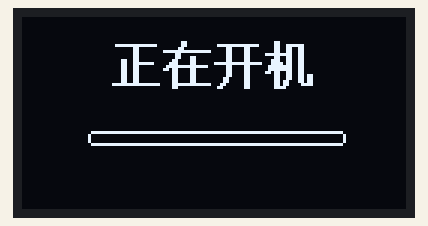
This sketch was run on a simulated ESP32. Parts: 128×64 one-colour display.

Above: at 1.1 s.
At 2.1 s:
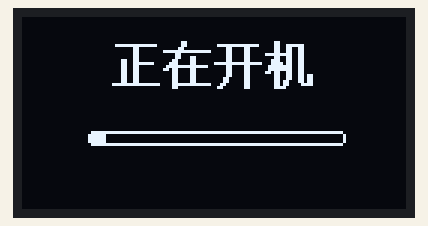
At 3.2 s:
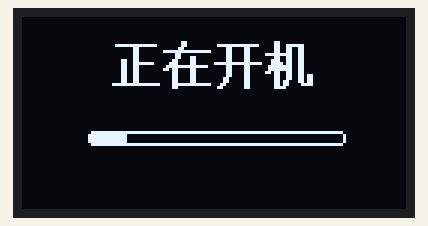
At 6.2 s:
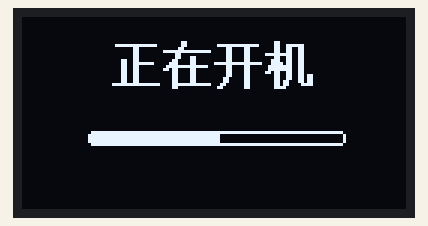
At 8.3 s:
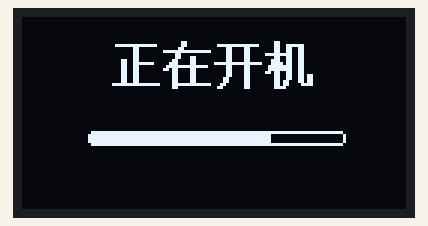
At 11.4 s:
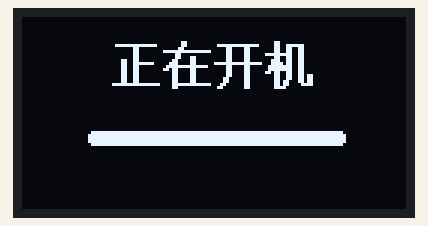

Measured:
- by itself, everything shown: repeats every 11.3 s, in 11 steps
- what the display in image 0 shows lasts 1.0 s, from 1.1 s to 2.1 s

The sketch:

0.96oled.ino
```cpp
/*
 * @Author: CuiYao
 * @Date: 2021-07-15 10:27:39
 * @Last Modified by: CuiYao
 * @Last Modified time: 2021-07-15 10:29:39
 */

#include <SPI.h>
#include <Wire.h>
#include <Adafruit_GFX.h>
#include <Adafruit_SSD1306.h>
#include "imagedata.h"

#define SDA_PIN 2
#define SCL_PIN 14

#define OLED_RESET 4


#define SCREEN_WIDTH  128
#define SCREEN_HEIGHT 64

Adafruit_SSD1306 display(SCREEN_WIDTH, SCREEN_HEIGHT, &Wire, OLED_RESET);
/*************************************************************************************
 * 使用取模软件：PCTOLCD 2002完美版
 * 取模方式为：阴码，逐行式，顺序
 * 字体：32X32 仿宋
 * 图标：60X60
**************************************************************************************/

static const unsigned char PROGMEM qintian[] =
{
//晴，天
0x00,0x00,0x00,0x00,0x00,0x00,0x00,0x00,0x00,0x00,0x00,0x00,0x00,0x00,0x00,0x00,0x00,0x00,0x00,0x00,0x00,0x00,0x00,0x00,0x00,0x00,0x00,0x00,0x00,0x00,0x00,0x00,
0x00,0x00,0x00,0xFF,0x80,0x00,0x00,0x00,0x00,0x00,0x07,0xFF,0xF8,0x00,0x00,0x00,0x00,0x00,0x1F,0xFF,0xFE,0x00,0x00,0x00,0x00,0x00,0x7F,0xFF,0xFF,0x00,0x00,0x00,
0x00,0x01,0xFF,0xFF,0xFF,0xC0,0x00,0x00,0x00,0x03,0xFF,0xFF,0xFF,0xE0,0x00,0x00,0x00,0x07,0xFF,0xFF,0xFF,0xF8,0x00,0x00,0x00,0x0F,0xFF,0xFF,0xFF,0xFC,0x00,0x00,
0x00,0x1F,0xFF,0xFF,0xFF,0xFE,0x00,0x00,0x00,0x3F,0xFF,0xFF,0xFF,0xFF,0x00,0x00,0x00,0x7F,0xFF,0xFF,0xFF,0xFF,0x00,0x00,0x00,0xFF,0xFF,0xFF,0xFF,0xFF,0x80,0x00,
0x00,0xFF,0xFF,0xFF,0xFF,0xFF,0xC0,0x00,0x01,0xFF,0xFF,0xFF,0xFF,0xFF,0xC0,0x00,0x01,0xFF,0xFF,0xFF,0xFF,0xFF,0xE0,0x00,0x01,0xFF,0xFF,0xFF,0xFF,0xFF,0xE0,0x00,
0x01,0xFF,0xFF,0xFF,0xFF,0xFF,0xF0,0x00,0x03,0xFF,0xFF,0xFF,0xFF,0xFF,0xF0,0x00,0x03,0xFF,0xFF,0xFF,0xFF,0xFF,0xF0,0x00,0x03,0xFF,0xFF,0xFF,0xFF,0xFF,0xF8,0x00,
0x03,0xFF,0xFF,0xFF,0xFF,0xFF,0xF8,0x00,0x03,0xFF,0xFF,0xFF,0xFF,0xFF,0xF8,0x00,0x07,0xFF,0xFF,0xFF,0xFF,0xFF,0xF8,0x00,0x07,0xFF,0xFF,0xFF,0xFF,0xFF,0xF8,0x00,
0x07,0xFF,0xFF,0xFF,0xFF,0xFF,0xF8,0x00,0x07,0xFF,0xFF,0xFF,0xFF,0xFF,0xF8,0x00,0x07,0xFF,0xFF,0xFF,0xFF,0xFF,0xF8,0x00,0x03,0xFF,0xFF,0xFF,0xFF,0xFF,0xF8,0x00,
0x03,0xFF,0xFF,0xFF,0xFF,0xFF,0xF8,0x00,0x03,0xFF,0xFF,0xFF,0xFF,0xFF,0xF8,0x00,0x03,0xFF,0xFF,0xFF,0xFF,0xFF,0xF0,0x00,0x03,0xFF,0xFF,0xFF,0xFF,0xFF,0xF0,0x00,
0x01,0xFF,0xFF,0xFF,0xFF,0xFF,0xF0,0x00,0x01,0xFF,0xFF,0xFF,0xFF,0xFF,0xE0,0x00,0x01,0xFF,0xFF,0xFF,0xFF,0xFF,0xE0,0x00,0x01,0xFF,0xFF,0xFF,0xFF,0xFF,0xC0,0x00,
0x00,0xFF,0xFF,0xFF,0xFF,0xFF,0xC0,0x00,0x00,0xFF,0xFF,0xFF,0xFF,0xFF,0x80,0x00,0x00,0x7F,0xFF,0xFF,0xFF,0xFF,0x80,0x00,0x00,0x3F,0xFF,0xFF,0xFF,0xFF,0x00,0x00,
0x00,0x3F,0xFF,0xFF,0xFF,0xFE,0x00,0x00,0x00,0x1F,0xFF,0xFF,0xFF,0xFC,0x00,0x00,0x00,0x0F,0xFF,0xFF,0xFF,0xF8,0x00,0x00,0x00,0x03,0xFF,0xFF,0xFF,0xF0,0x00,0x00,
0x00,0x01,0xFF,0xFF,0xFF,0xE0,0x00,0x00,0x00,0x00,0xFF,0xFF,0xFF,0x80,0x00,0x00,0x00,0x00,0x3F,0xFF,0xFE,0x00,0x00,0x00,0x00,0x00,0x07,0xFF,0xFC,0x00,0x00,0x00,
0x00,0x00,0x01,0xFF,0xE0,0x00,0x00,0x00,0x00,0x00,0x00,0x00,0x00,0x00,0x00,0x00,0x00,0x00,0x00,0x00,0x00,0x00,0x00,0x00,0x00,0x00,0x00,0x00,0x00,0x00,0x00,0x00,
0x00,0x00,0x00,0x00,0x00,0x00,0x00,0x00,0x00,0x00,0x00,0x00,0x00,0x00,0x00,0x00,0x00,0x00,0x00,0x00,0x00,0x00,0x00,0x00,0x00,0x00,0x00,0x00,0x00,0x00,0x00,0x00,
};
static const unsigned char PROGMEM yintian[] =
{
//阴，天
0x00,0x00,0x00,0x00,0x00,0x00,0x00,0x00,0x00,0x00,0x00,0x00,0x00,0x00,0x00,0x00,0x00,0x00,0x00,0x00,0x00,0x00,0x00,0x00,0x00,0x00,0x00,0x00,0x00,0x00,0x00,0x00,
0x00,0x00,0x00,0x00,0x00,0x00,0x00,0x00,0x00,0x00,0x00,0x00,0x00,0x00,0x00,0x00,0x00,0x00,0x00,0x00,0x00,0x00,0x00,0x00,0x00,0x00,0x00,0x00,0x00,0x00,0x00,0x00,
0x00,0x00,0x00,0x00,0x00,0x00,0x00,0x00,0x00,0x00,0x00,0x00,0x00,0x00,0x00,0x00,0x00,0x00,0x00,0x00,0x00,0x00,0x1F,0x80,0x00,0x00,0x00,0x00,0x00,0x00,0x00,0xFF,
0xF0,0x00,0x00,0x00,0x00,0x00,0x00,0x03,0xFF,0xFC,0x00,0x00,0x00,0x00,0x00,0x00,0x07,0xFF,0xFE,0x00,0x00,0x00,0x00,0x00,0x00,0x1F,0xFF,0xFF,0x00,0x00,0x00,0x00,
0x0F,0x80,0x1F,0xFF,0xFF,0x80,0x00,0x00,0x00,0x3F,0xF0,0x3F,0xFF,0xFF,0xC0,0x00,0x00,0x00,0x7F,0xF8,0x7F,0xFF,0xFF,0xC0,0x00,0x00,0x00,0xFF,0xFC,0x7F,0xFF,0xFF,
0xE0,0x00,0x00,0x01,0xFF,0xFE,0xFF,0xFF,0xFF,0xE0,0x00,0x00,0x03,0xFF,0xFF,0xFF,0xFF,0xFF,0xF0,0x00,0x00,0x03,0xFF,0xFF,0xFF,0xFF,0xFF,0xF0,0x00,0x00,0x07,0xFF,
0xFF,0xFF,0xFF,0xFF,0xF0,0x00,0x00,0x07,0xFF,0xFF,0xFF,0xFF,0xFF,0xF0,0x00,0x00,0x0F,0xFF,0xFF,0xFF,0xFF,0xFF,0xF8,0x00,0x00,0x0F,0xFF,0xFF,0xFF,0xFF,0xFF,0xF8,
0x00,0x00,0x0F,0xFF,0xFF,0xFF,0xFF,0xFF,0xF0,0x00,0x00,0x1F,0xFF,0xFF,0xFF,0xFF,0xFF,0xF0,0x00,0x00,0x3F,0xFF,0xFF,0xFF,0xFF,0xFF,0xF8,0x00,0x00,0x7F,0xFF,0xFF,
0xFF,0xFF,0xFF,0xFC,0x00,0x00,0xFF,0xFF,0xFF,0xFF,0xFF,0xFF,0xFE,0x00,0x00,0xFF,0xFF,0xFF,0xFF,0xFF,0xFF,0xFF,0x00,0x01,0xFF,0xFF,0xFF,0xFF,0xFF,0xFF,0xFF,0x00,
0x01,0xFF,0xFF,0xFF,0xFF,0xFF,0xFF,0xFF,0x00,0x03,0xFF,0xFF,0xFF,0xFF,0xFF,0xFF,0xFF,0x00,0x03,0xFF,0xFF,0xFF,0xFF,0xFF,0xFF,0xFF,0x00,0x03,0xFF,0xFF,0xFF,0xFF,
0xFF,0xFF,0xFF,0x00,0x07,0xFF,0xFF,0xFF,0xFF,0xFF,0xFF,0xFF,0x00,0x03,0xFF,0xFF,0xFF,0xFF,0xFF,0xFF,0xFE,0x00,0x03,0xFF,0xFF,0xFF,0xFF,0xFF,0xFF,0xFE,0x00,0x03,
0xFF,0xFF,0xFF,0xFF,0xFF,0xFF,0xFC,0x00,0x01,0xFF,0xFF,0xFF,0xFF,0xFF,0xFF,0xFC,0x00,0x01,0xFF,0xFF,0xFF,0xFF,0xFF,0xFF,0xF8,0x00,0x00,0xFF,0xFF,0xFF,0xFF,0xFF,
0xFF,0xF0,0x00,0x00,0x3F,0xFF,0xFF,0xFF,0xFF,0xFF,0xE0,0x00,0x00,0x00,0x00,0x00,0x00,0x00,0x00,0x00,0x00,0x00,0x00,0x00,0x00,0x00,0x00,0x00,0x00,0x00,0x00,0x00,
0x00,0x00,0x00,0x00,0x00,0x00,0x00,0x00,0x00,0x00,0x00,0x00,0x00,0x00,0x00,0x00,0x00,0x00,0x00,0x00,0x00,0x00,0x00,0x00,0x00,0x00,0x00,0x00,0x00,0x00,0x00,0x00,
0x00,0x00,0x00,0x00,0x00,0x00,0x00,0x00,0x00,0x00,0x00,0x00,0x00,0x00,0x00,0x00,0x00,0x00,0x00,0x00,0x00,0x00,0x00,0x00,0x00,0x00,0x00,0x00,0x00,0x00,0x00,0x00,
0x00,0x00,0x00,0x00,0x00,0x00,0x00,0x00,0x00,0x00,0x00,0x00,0x00,0x00,0x00,0x00,0x00,0x00,0x00,0x00,0x00,0x00,0x00,0x00,0x00,0x00,0x00,0x00,0x00,0x00,0x00,0x00,
0x00,0x00,0x00,0x00,0x00,0x00,0x00,0x00,0x00,0x00,0x00,0x00,0x00,0x00,0x00,0x00,0x00,0x00,0x00,0x00,0x00,0x00,0x00,0x00,0x00,0x00,0x00,0x00,0x00,0x00,0x00,0x00,
};
static const unsigned char PROGMEM duoyun[] =
{
//多，云
0x00,0x00,0x00,0x00,0x00,0x00,0x00,0x00,0x00,0x00,0x00,0x00,0x00,0x00,0x00,0x00,0x00,0x00,0x00,0x00,0x00,0x00,0x00,0x00,0x00,0x00,0x00,0x00,0x00,0x00,0x00,0x00,
0x00,0x00,0x00,0x00,0x00,0x00,0x00,0x00,0x00,0x00,0x00,0x00,0x00,0x00,0x00,0x00,0x00,0x00,0x00,0x00,0x00,0x00,0x00,0x00,0x00,0x00,0x00,0x00,0x1F,0xE0,0x00,0x00,
0x00,0x00,0x00,0x00,0xFF,0xF8,0x00,0x00,0x00,0x00,0x00,0x03,0xFF,0xFE,0x00,0x00,0x00,0x00,0x00,0x07,0xFF,0xFF,0x80,0x00,0x00,0x00,0x00,0x0F,0xFF,0xFF,0xC0,0x00,
0x00,0x00,0x00,0x1F,0xFF,0xFF,0xE0,0x00,0x00,0x00,0x00,0x3F,0xFF,0xFF,0xE0,0x00,0x00,0x00,0x00,0x3F,0xFF,0xFF,0xF0,0x00,0x00,0x00,0x00,0x7F,0xFF,0xFF,0xF8,0x00,
0x00,0x00,0x00,0xFF,0xFF,0xFF,0xF8,0x00,0x00,0x00,0x00,0xFF,0xFF,0xFF,0xFC,0x00,0x00,0x00,0x01,0xFF,0xFF,0xFF,0xFC,0x00,0x00,0x00,0x01,0xFF,0xFF,0xFF,0xFC,0x00,
0x00,0x00,0x01,0xFF,0xFF,0xFF,0xFE,0x00,0x00,0x00,0x01,0xFF,0xFF,0xFF,0xFE,0x00,0x00,0x00,0x03,0xFF,0xFF,0xFF,0xFE,0x00,0x00,0x00,0x03,0xFF,0xFF,0xFF,0xFE,0x00,
0x00,0x03,0x83,0xFF,0xFF,0xFF,0xFE,0x00,0x00,0x0F,0xE3,0xFF,0xFF,0xFF,0xFE,0x00,0x00,0x1F,0xFB,0xFF,0xFF,0xFF,0xFE,0x00,0x00,0x3F,0xFF,0xFF,0xFF,0xFF,0xFE,0x00,
0x00,0x7F,0xFF,0xFF,0xFF,0xFF,0xFE,0x00,0x00,0xFF,0xFF,0xFF,0xFF,0xFF,0xFE,0x00,0x00,0xFF,0xFF,0xFF,0xFF,0xFF,0xFE,0x00,0x00,0xFF,0xFF,0xFF,0xFF,0xFF,0xFE,0x00,
0x00,0xFF,0xFF,0xFF,0xFF,0xFF,0xFC,0x00,0x00,0xFF,0xFF,0xFF,0xFF,0xFF,0xFC,0x00,0x00,0xFF,0xFF,0xFF,0xFF,0xFF,0xFC,0x00,0x03,0xFF,0xFF,0xFF,0xFF,0xFF,0xF8,0x00,
0x07,0xFF,0xFF,0xFF,0xFF,0xFF,0xF0,0x00,0x0F,0xFF,0xFF,0xFF,0xFF,0xFF,0xF0,0x00,0x0F,0xFF,0xFF,0xFF,0xFF,0xFF,0xE0,0x00,0x1F,0xFF,0xFF,0xFF,0xFF,0xFF,0xC0,0x00,
0x1F,0xFF,0xFF,0xFF,0xFF,0xFF,0x80,0x00,0x1F,0xFF,0xFF,0xFF,0xFF,0xFF,0x80,0x00,0x1F,0xFF,0xFF,0xFF,0xFF,0xFF,0x80,0x00,0x1F,0xFF,0xFF,0xFF,0xFF,0xFF,0x80,0x00,
0x1F,0xFF,0xFF,0xFF,0xFF,0xFF,0x00,0x00,0x0F,0xFF,0xFF,0xFF,0xFF,0xFF,0x00,0x00,0x0F,0xFF,0xFF,0xFF,0xFF,0xFE,0x00,0x00,0x07,0xFF,0xFF,0xFF,0xFF,0xFE,0x00,0x00,
0x03,0xFF,0xFF,0xFF,0xFF,0xF8,0x00,0x00,0x00,0x00,0x00,0x00,0x00,0x00,0x00,0x00,0x00,0x00,0x00,0x00,0x00,0x00,0x00,0x00,0x00,0x00,0x00,0x00,0x00,0x00,0x00,0x00,
0x00,0x00,0x00,0x00,0x00,0x00,0x00,0x00,0x00,0x00,0x00,0x00,0x00,0x00,0x00,0x00,0x00,0x00,0x00,0x00,0x00,0x00,0x00,0x00,0x00,0x00,0x00,0x00,0x00,0x00,0x00,0x00,
0x00,0x00,0x00,0x00,0x00,0x00,0x00,0x00,0x00,0x00,0x00,0x00,0x00,0x00,0x00,0x00,0x00,0x00,0x00,0x00,0x00,0x00,0x00,0x00,0x00,0x00,0x00,0x00,0x00,0x00,0x00,0x00,
};
static const unsigned char PROGMEM xiaoyu[] =
{
//小，雨
0x00,0x00,0x00,0x00,0x00,0x00,0x00,0x00,0x00,0x00,0x00,0x00,0x00,0x00,0x00,0x00,0x00,0x00,0x00,0x00,0x00,0x00,0x00,0x00,0x00,0x00,0x00,0x00,0x00,0x00,0x00,0x00,
0x00,0x00,0x00,0x00,0x00,0x00,0x00,0x00,0x00,0x00,0x00,0x00,0x00,0x00,0x00,0x00,0x00,0x00,0x00,0x00,0x00,0x00,0x00,0x00,0x00,0x00,0x00,0x00,0x00,0x00,0x00,0x00,
0x00,0x00,0x00,0x00,0x00,0x00,0x00,0x00,0x00,0x00,0x00,0x00,0x1F,0xC0,0x00,0x00,0x00,0x00,0x00,0x00,0xFF,0xF0,0x00,0x00,0x00,0x00,0x00,0x03,0xFF,0xFC,0x00,0x00,
0x00,0x00,0x00,0x07,0xFF,0xFE,0x00,0x00,0x00,0x00,0xF0,0x0F,0xFF,0xFF,0x00,0x00,0x00,0x03,0xFE,0x1F,0xFF,0xFF,0x80,0x00,0x00,0x0F,0xFF,0x1F,0xFF,0xFF,0xC0,0x00,
0x00,0x1F,0xFF,0xBF,0xFF,0xFF,0xC0,0x00,0x00,0x1F,0xFF,0xFF,0xFF,0xFF,0xC0,0x00,0x00,0x3F,0xFF,0xFF,0xFF,0xFF,0xE0,0x00,0x00,0x3F,0xFF,0xFF,0xFF,0xFF,0xE0,0x00,
0x00,0x7F,0xFF,0xFF,0xFF,0xFF,0xE0,0x00,0x00,0x7F,0xFF,0xFF,0xFF,0xFF,0xE0,0x00,0x00,0x7F,0xFF,0xFF,0xFF,0xFF,0xE0,0x00,0x00,0x7F,0xFF,0xFF,0xFF,0xFF,0xE0,0x00,
0x01,0xFF,0xFF,0xFF,0xFF,0xFF,0xE0,0x00,0x03,0xFF,0xFF,0xFF,0xFF,0xFF,0xF0,0x00,0x07,0xFF,0xFF,0xFF,0xFF,0xFF,0xF8,0x00,0x07,0xFF,0xFF,0xFF,0xFF,0xFF,0xFC,0x00,
0x0F,0xFF,0xFF,0xFF,0xFF,0xFF,0xFC,0x00,0x0F,0xFF,0xFF,0xFF,0xFF,0xFF,0xFC,0x00,0x0F,0xFF,0xFF,0xFF,0xFF,0xFF,0xFC,0x00,0x0F,0xFF,0xFF,0xFF,0xFF,0xFF,0xFC,0x00,
0x0F,0xFF,0xFF,0xFF,0xFF,0xFF,0xFC,0x00,0x0F,0xFF,0xFF,0xFF,0xFF,0xFF,0xFC,0x00,0x07,0xFF,0xFF,0xFF,0xFF,0xFF,0xFC,0x00,0x07,0xFF,0xFF,0xFF,0xFF,0xFF,0xF8,0x00,
0x03,0xFF,0xFF,0xFF,0xFF,0xFF,0xF0,0x00,0x00,0xFF,0xFF,0xFF,0xFF,0xFF,0xE0,0x00,0x00,0x00,0x00,0x00,0x00,0x00,0x00,0x00,0x00,0x00,0x00,0x00,0x00,0x00,0x00,0x00,
0x00,0x00,0x00,0x00,0x00,0x00,0x00,0x00,0x00,0x00,0x00,0x00,0x00,0x00,0x00,0x00,0x00,0x00,0x00,0x00,0x00,0x00,0x00,0x00,0x00,0x00,0x00,0x00,0x00,0x00,0x00,0x00,
0x00,0x00,0x00,0x00,0x00,0x00,0x00,0x00,0x00,0x00,0x00,0x04,0x00,0x00,0x00,0x00,0x00,0x00,0x00,0x0C,0x00,0x00,0x00,0x00,0x00,0x00,0x00,0x1E,0x00,0x00,0x00,0x00,
0x00,0x00,0x00,0x1F,0x00,0x00,0x00,0x00,0x00,0x00,0x00,0x1F,0x00,0x00,0x00,0x00,0x00,0x00,0x00,0x1F,0x00,0x00,0x00,0x00,0x00,0x00,0x00,0x1E,0x00,0x00,0x00,0x00,
0x00,0x00,0x00,0x00,0x00,0x00,0x00,0x00,0x00,0x00,0x00,0x00,0x00,0x00,0x00,0x00,0x00,0x00,0x00,0x00,0x00,0x00,0x00,0x00,0x00,0x00,0x00,0x00,0x00,0x00,0x00,0x00,
0x00,0x00,0x00,0x00,0x00,0x00,0x00,0x00,0x00,0x00,0x00,0x00,0x00,0x00,0x00,0x00,0x00,0x00,0x00,0x00,0x00,0x00,0x00,0x00,0x00,0x00,0x00,0x00,0x00,0x00,0x00,0x00,
};
static const unsigned char PROGMEM zhongyu[] =
{
//中，雨
0x00,0x00,0x00,0x00,0x00,0x00,0x00,0x00,0x00,0x00,0x00,0x00,0x00,0x00,0x00,0x00,0x00,0x00,0x00,0x00,0x00,0x00,0x00,0x00,0x00,0x00,0x00,0x00,0x00,0x00,0x00,0x00,
0x00,0x00,0x00,0x00,0x00,0x00,0x00,0x00,0x00,0x00,0x00,0x00,0x00,0x00,0x00,0x00,0x00,0x00,0x00,0x00,0x00,0x00,0x00,0x00,0x00,0x00,0x00,0x00,0x00,0x00,0x00,0x00,
0x00,0x00,0x00,0x00,0x00,0x00,0x00,0x00,0x00,0x00,0x00,0x00,0x02,0x00,0x00,0x00,0x00,0x00,0x00,0x00,0x7F,0xE0,0x00,0x00,0x00,0x00,0x00,0x01,0xFF,0xF8,0x00,0x00,
0x00,0x00,0x00,0x03,0xFF,0xFE,0x00,0x00,0x00,0x00,0x00,0x07,0xFF,0xFF,0x00,0x00,0x00,0x01,0xF8,0x0F,0xFF,0xFF,0x80,0x00,0x00,0x07,0xFC,0x1F,0xFF,0xFF,0x80,0x00,
0x00,0x1F,0xFF,0x1F,0xFF,0xFF,0xC0,0x00,0x00,0x1F,0xFF,0xBF,0xFF,0xFF,0xC0,0x00,0x00,0x3F,0xFF,0xBF,0xFF,0xFF,0xE0,0x00,0x00,0x7F,0xFF,0xFF,0xFF,0xFF,0xE0,0x00,
0x00,0x7F,0xFF,0xFF,0xFF,0xFF,0xE0,0x00,0x00,0x7F,0xFF,0xFF,0xFF,0xFF,0xE0,0x00,0x00,0x7F,0xFF,0xFF,0xFF,0xFF,0xF0,0x00,0x00,0x7F,0xFF,0xFF,0xFF,0xFF,0xF0,0x00,
0x00,0x7F,0xFF,0xFF,0xFF,0xFF,0xE0,0x00,0x01,0xFF,0xFF,0xFF,0xFF,0xFF,0xE0,0x00,0x07,0xFF,0xFF,0xFF,0xFF,0xFF,0xF8,0x00,0x0F,0xFF,0xFF,0xFF,0xFF,0xFF,0xFC,0x00,
0x0F,0xFF,0xFF,0xFF,0xFF,0xFF,0xFC,0x00,0x1F,0xFF,0xFF,0xFF,0xFF,0xFF,0xFE,0x00,0x1F,0xFF,0xFF,0xFF,0xFF,0xFF,0xFE,0x00,0x1F,0xFF,0xFF,0xFF,0xFF,0xFF,0xFE,0x00,
0x1F,0xFF,0xFF,0xFF,0xFF,0xFF,0xFE,0x00,0x1F,0xFF,0xFF,0xFF,0xFF,0xFF,0xFE,0x00,0x0F,0xFF,0xFF,0xFF,0xFF,0xFF,0xFC,0x00,0x0F,0xFF,0xFF,0xFF,0xFF,0xFF,0xFC,0x00,
0x07,0xFF,0xFF,0xFF,0xFF,0xFF,0xF8,0x00,0x03,0xFF,0xFF,0xFF,0xFF,0xFF,0xF0,0x00,0x01,0xFF,0xFF,0xFF,0xFF,0xFF,0xE0,0x00,0x00,0x00,0x00,0x00,0x00,0x00,0x00,0x00,
0x00,0x00,0x00,0x00,0x00,0x00,0x00,0x00,0x00,0x00,0x00,0x00,0x00,0x00,0x00,0x00,0x00,0x00,0x00,0x00,0x00,0x00,0x00,0x00,0x00,0x00,0x00,0x00,0x00,0x00,0x00,0x00,
0x00,0x00,0x00,0x00,0x00,0x00,0x00,0x00,0x00,0x00,0x00,0x00,0x00,0x00,0x00,0x00,0x00,0x00,0x00,0x00,0x00,0x00,0x00,0x00,0x00,0x00,0x00,0x00,0x00,0x00,0x00,0x00,
0x00,0x00,0x00,0x80,0x40,0x00,0x00,0x00,0x00,0x00,0x00,0xC0,0xC0,0x00,0x00,0x00,0x00,0x00,0x01,0xE0,0xE0,0x00,0x00,0x00,0x00,0x00,0x01,0xE1,0xE0,0x00,0x00,0x00,
0x00,0x00,0x01,0xE1,0xE0,0x00,0x00,0x00,0x00,0x00,0x01,0xC0,0xE0,0x00,0x00,0x00,0x00,0x00,0x00,0x00,0x00,0x00,0x00,0x00,0x00,0x00,0x00,0x00,0x00,0x00,0x00,0x00,
0x00,0x00,0x00,0x00,0x00,0x00,0x00,0x00,0x00,0x00,0x00,0x00,0x00,0x00,0x00,0x00,0x00,0x00,0x00,0x00,0x00,0x00,0x00,0x00,0x00,0x00,0x00,0x00,0x00,0x00,0x00,0x00,
};
static const unsigned char PROGMEM dayu[] =
{
//大，雨
0x00,0x00,0x00,0x00,0x00,0x00,0x00,0x00,0x00,0x00,0x00,0x00,0x00,0x00,0x00,0x00,0x00,0x00,0x00,0x00,0x00,0x00,0x00,0x00,0x00,0x00,0x00,0x00,0x00,0x00,0x00,0x00,
0x00,0x00,0x00,0x00,0x00,0x00,0x00,0x00,0x00,0x00,0x00,0x00,0x00,0x00,0x00,0x00,0x00,0x00,0x00,0x00,0xFE,0x00,0x00,0x00,0x00,0x00,0x00,0x03,0xFF,0xC0,0x00,0x00,
0x00,0x00,0x00,0x0F,0xFF,0xE0,0x00,0x00,0x00,0x00,0x00,0x1F,0xFF,0xF8,0x00,0x00,0x00,0x01,0xC0,0x3F,0xFF,0xFC,0x00,0x00,0x00,0x0F,0xF8,0x7F,0xFF,0xFC,0x00,0x00,
0x00,0x3F,0xFC,0x7F,0xFF,0xFE,0x00,0x00,0x00,0x7F,0xFE,0xFF,0xFF,0xFF,0x00,0x00,0x00,0x7F,0xFE,0xFF,0xFF,0xFF,0x00,0x00,0x00,0xFF,0xFF,0xFF,0xFF,0xFF,0x00,0x00,
0x00,0xFF,0xFF,0xFF,0xFF,0xFF,0x80,0x00,0x00,0xFF,0xFF,0xFF,0xFF,0xFF,0x80,0x00,0x01,0xFF,0xFF,0xFF,0xFF,0xFF,0x80,0x00,0x01,0xFF,0xFF,0xFF,0xFF,0xFF,0x80,0x00,
0x00,0xFF,0xFF,0xFF,0xFF,0xFF,0x80,0x00,0x01,0xFF,0xFF,0xFF,0xFF,0xFF,0x80,0x00,0x07,0xFF,0xFF,0xFF,0xFF,0xFF,0xC0,0x00,0x0F,0xFF,0xFF,0xFF,0xFF,0xFF,0xE0,0x00,
0x0F,0xFF,0xFF,0xFF,0xFF,0xFF,0xE0,0x00,0x1F,0xFF,0xFF,0xFF,0xFF,0xFF,0xF0,0x00,0x1F,0xFF,0xFF,0xFF,0xFF,0xFF,0xF0,0x00,0x1F,0xFF,0xFF,0xFF,0xFF,0xFF,0xF0,0x00,
0x1F,0xFF,0xFF,0xFF,0xFF,0xFF,0xF0,0x00,0x1F,0xFF,0xFF,0xFF,0xFF,0xFF,0xF0,0x00,0x1F,0xFF,0xFF,0xFF,0xFF,0xFF,0xF0,0x00,0x0F,0xFF,0xFF,0xFF,0xFF,0xFF,0xE0,0x00,
0x07,0xFF,0xFF,0xFF,0xFF,0xFF,0xC0,0x00,0x01,0xFF,0xFF,0xFF,0xFF,0xFF,0x00,0x00,0x00,0x00,0x00,0x00,0x00,0x00,0x00,0x00,0x00,0x00,0x00,0x00,0x00,0x00,0x00,0x00,
0x00,0x00,0x00,0x00,0x00,0x00,0x00,0x00,0x00,0x00,0x00,0x00,0x00,0x00,0x00,0x00,0x00,0x00,0x00,0x00,0x00,0x00,0x00,0x00,0x00,0x00,0x00,0x00,0x00,0x00,0x00,0x00,
0x00,0x00,0x00,0x00,0x00,0x00,0x00,0x00,0x00,0x00,0x00,0x00,0x00,0x00,0x00,0x00,0x00,0x00,0x00,0x00,0x00,0x00,0x00,0x00,0x00,0x00,0x08,0x00,0x20,0x00,0x00,0x00,
0x00,0x00,0x0C,0x00,0x30,0x00,0x00,0x00,0x00,0x00,0x1E,0x00,0x70,0x00,0x00,0x00,0x00,0x00,0x1E,0x00,0x78,0x00,0x00,0x00,0x00,0x00,0x1E,0x00,0x78,0x00,0x00,0x00,
0x00,0x00,0x1C,0x00,0x70,0x00,0x00,0x00,0x00,0x00,0x00,0x30,0x00,0x00,0x00,0x00,0x00,0x00,0x00,0x38,0x00,0x00,0x00,0x00,0x00,0x00,0x00,0x78,0x00,0x00,0x00,0x00,
0x00,0x00,0x00,0x78,0x00,0x00,0x00,0x00,0x00,0x00,0x00,0x78,0x00,0x00,0x00,0x00,0x00,0x00,0x00,0x10,0x00,0x00,0x00,0x00,0x00,0x00,0x00,0x00,0x00,0x00,0x00,0x00,
0x00,0x00,0x00,0x00,0x00,0x00,0x00,0x00,0x00,0x00,0x00,0x00,0x00,0x00,0x00,0x00,0x00,0x00,0x00,0x00,0x00,0x00,0x00,0x00,0x00,0x00,0x00,0x00,0x00,0x00,0x00,0x00,

};
static const unsigned char PROGMEM jintian[][32] =
{
//今，明，后，天
{0x01,0x00,0x01,0x00,0x02,0x80,0x04,0x40,0x08,0x20,0x12,0x10,0x21,0x08,0xC1,0x06,0x00,0x00,0x1F,0xF0,0x00,0x10,0x00,0x20,0x00,0x20,0x00,0x40,0x00,0x80,0x01,0x00},//"今",
{0x00,0x00,0x00,0xFC,0x7C,0x84,0x44,0x84,0x44,0x84,0x44,0xFC,0x7C,0x84,0x44,0x84,0x44,0x84,0x44,0xFC,0x7C,0x84,0x44,0x84,0x01,0x04,0x01,0x04,0x02,0x14,0x04,0x08},//"明",
{0x00,0x10,0x00,0xF8,0x1F,0x00,0x10,0x00,0x10,0x00,0x1F,0xFE,0x10,0x00,0x10,0x00,0x10,0x00,0x17,0xF8,0x14,0x08,0x24,0x08,0x24,0x08,0x44,0x08,0x87,0xF8,0x04,0x08},//"后",
{0x00,0x00,0x3F,0xF8,0x01,0x00,0x01,0x00,0x01,0x00,0x01,0x00,0xFF,0xFE,0x01,0x00,0x02,0x80,0x02,0x80,0x04,0x40,0x04,0x40,0x08,0x20,0x10,0x10,0x20,0x08,0xC0,0x06}//"天",
};
static const unsigned char PROGMEM shidu[][32] =
{
//湿，度
{0x00,0x00,0x27,0xF8,0x14,0x08,0x14,0x08,0x87,0xF8,0x44,0x08,0x44,0x08,0x17,0xF8,0x11,0x20,0x21,0x20,0xE9,0x24,0x25,0x28,0x23,0x30,0x21,0x20,0x2F,0xFE,0x00,0x00},//"湿",
{0x01,0x00,0x00,0x80,0x3F,0xFE,0x22,0x20,0x22,0x20,0x3F,0xFC,0x22,0x20,0x22,0x20,0x23,0xE0,0x20,0x00,0x2F,0xF0,0x24,0x10,0x42,0x20,0x41,0xC0,0x86,0x30,0x38,0x0E}//"度",
};
static const unsigned char PROGMEM tianqi[][32] =
{
//晴，阴，多，云，小，中，大，雨
{0x00,0x20,0x00,0x20,0x7B,0xFE,0x48,0x20,0x49,0xFC,0x48,0x20,0x4B,0xFE,0x78,0x00,0x49,0xFC,0x49,0x04,0x49,0xFC,0x49,0x04,0x79,0xFC,0x49,0x04,0x01,0x14,0x01,0x08},//"晴",
{0x00,0x00,0x7D,0xFC,0x45,0x04,0x49,0x04,0x49,0x04,0x51,0xFC,0x49,0x04,0x49,0x04,0x45,0x04,0x45,0xFC,0x45,0x04,0x69,0x04,0x52,0x04,0x42,0x04,0x44,0x14,0x48,0x08},//"阴",
{0x02,0x00,0x02,0x00,0x07,0xF0,0x08,0x20,0x38,0x40,0x04,0x80,0x03,0x40,0x0C,0x80,0x71,0xF8,0x02,0x08,0x0C,0x10,0x32,0x20,0x01,0x40,0x01,0x80,0x0E,0x00,0x70,0x00},//"多",
{0x00,0x00,0x3F,0xF8,0x00,0x00,0x00,0x00,0x00,0x00,0x00,0x00,0xFF,0xFE,0x02,0x00,0x04,0x00,0x04,0x00,0x08,0x40,0x10,0x20,0x20,0x10,0x7F,0xF8,0x20,0x08,0x00,0x08},//"云",
{0x01,0x00,0x01,0x00,0x01,0x00,0x01,0x00,0x01,0x00,0x11,0x10,0x11,0x08,0x11,0x04,0x21,0x04,0x21,0x02,0x41,0x02,0x81,0x02,0x01,0x00,0x01,0x00,0x05,0x00,0x02,0x00},//"小",
{0x01,0x00,0x01,0x00,0x01,0x00,0x01,0x00,0x3F,0xF8,0x21,0x08,0x21,0x08,0x21,0x08,0x21,0x08,0x21,0x08,0x3F,0xF8,0x21,0x08,0x01,0x00,0x01,0x00,0x01,0x00,0x01,0x00},//"中",
{0x01,0x00,0x01,0x00,0x01,0x00,0x01,0x00,0x01,0x00,0xFF,0xFE,0x01,0x00,0x01,0x00,0x02,0x80,0x02,0x80,0x04,0x40,0x04,0x40,0x08,0x20,0x10,0x10,0x20,0x08,0xC0,0x06},//*"大",
{0x00,0x00,0xFF,0xFE,0x01,0x00,0x01,0x00,0x01,0x00,0x7F,0xFC,0x41,0x04,0x41,0x04,0x49,0x44,0x45,0x24,0x41,0x04,0x49,0x44,0x45,0x24,0x41,0x04,0x41,0x14,0x40,0x08}//*"雨",
};
static const unsigned char PROGMEM num[][16] =
{
// 0，1，2，3，4，5，6，7，8，9，-
{0x00,0x00,0x00,0x18,0x24,0x42,0x42,0x42,0x42,0x42,0x42,0x42,0x24,0x18,0x00,0x00},//*"0",
{0x00,0x00,0x00,0x08,0x38,0x08,0x08,0x08,0x08,0x08,0x08,0x08,0x08,0x3E,0x00,0x00},//*"1",
{0x00,0x00,0x00,0x3C,0x42,0x42,0x42,0x02,0x04,0x08,0x10,0x20,0x42,0x7E,0x00,0x00},//*"2",
{0x00,0x00,0x00,0x3C,0x42,0x42,0x02,0x04,0x18,0x04,0x02,0x42,0x42,0x3C,0x00,0x00},//*"3",
{0x00,0x00,0x00,0x04,0x0C,0x0C,0x14,0x24,0x24,0x44,0x7F,0x04,0x04,0x1F,0x00,0x00},//*"4",
{0x00,0x00,0x00,0x7E,0x40,0x40,0x40,0x78,0x44,0x02,0x02,0x42,0x44,0x38,0x00,0x00},//*"5
{0x00,0x00,0x00,0x18,0x24,0x40,0x40,0x5C,0x62,0x42,0x42,0x42,0x22,0x1C,0x00,0x00},//*"6",
{0x00,0x00,0x00,0x7E,0x42,0x04,0x04,0x08,0x08,0x10,0x10,0x10,0x10,0x10,0x00,0x00},//*"7",
{0x00,0x00,0x00,0x3C,0x42,0x42,0x42,0x24,0x18,0x24,0x42,0x42,0x42,0x3C,0x00,0x00},//*"8",
{0x00,0x00,0x00,0x38,0x44,0x42,0x42,0x42,0x46,0x3A,0x02,0x02,0x24,0x18,0x00,0x00},//*"9",
{0x00,0x00,0x00,0x00,0x00,0x00,0x00,0x00,0x7E,0x00,0x00,0x00,0x00,0x00,0x00,0x00}//*-
};
static const unsigned char PROGMEM sheshidu[][32] =
{
// ℃，％
{0x60,0x00,0x91,0xF4,0x96,0x0C,0x6C,0x04,0x08,0x04,0x18,0x00,0x18,0x00,0x18,0x00,0x18,0x00,0x18,0x00,0x18,0x00,0x08,0x00,0x0C,0x04,0x06,0x08,0x01,0xF0,0x00,0x00},
{0x00,0x00,0x18,0x04,0x24,0x08,0x24,0x10,0x24,0x20,0x24,0x40,0x24,0x80,0x19,0x00,0x02,0x60,0x04,0x90,0x08,0x90,0x10,0x90,0x20,0x90,0x40,0x90,0x00,0x60,0x00,0x00},//*"％",
};
void setup(){
  Wire.begin(SDA_PIN, SCL_PIN);
  Wire.setClock(700000);
  display.begin(SSD1306_SWITCHCAPVCC, 0x3C);
}
void loop(){

     //display.drawBitmap(0,0,tianqi[5],16,16,1);//z
     //display.drawBitmap(16,0,tianqi[7],16,16,1);//
     //display.drawBitmap(32,0,zhongyu,60,60,1);//图标
     delay(1000);
     display.clearDisplay();
     display.drawBitmap(15,0,kaiji_0,104,64,1);//图标
     display.display();
     delay(1000);
     display.clearDisplay();
     display.drawBitmap(15,0,kaiji_10,104,64,1);//图标
      display.display();
     delay(1000);
     display.clearDisplay();
     display.drawBitmap(15,0,kaiji_20,104,64,1);//图标
      display.display();
     delay(1000);
     display.clearDisplay();
     display.drawBitmap(15,0,kaiji_30,104,64,1);//图标
      display.display();
     delay(1000);
     display.clearDisplay();
     display.drawBitmap(15,0,kaiji_40,104,64,1);//图标
      display.display();
     delay(1000);
     display.clearDisplay();
     display.drawBitmap(15,0,kaiji_50,104,64,1);//图标
      display.display();
     delay(1000);
     display.clearDisplay();
     display.drawBitmap(15,0,kaiji_60,104,64,1);//图标
      display.display();
     delay(1000);
     display.clearDisplay();
     display.drawBitmap(15,0,kaiji_70,104,64,1);//图标
      display.display();
     delay(1000);
     display.clearDisplay();
     display.drawBitmap(15,0,kaiji_80,104,64,1);//图标
      display.display();
     delay(1000);
     display.drawBitmap(15,0,kaiji_90,104,64,1);//图标
      display.display();
     delay(1000);
     display.clearDisplay();
     display.drawBitmap(15,0,kaiji_100,104,64,1);//图标
      display.display();


}
```

Source omitted: imagedata.cpp (data table, 46924 bytes), imagedata.h (560 bytes)
